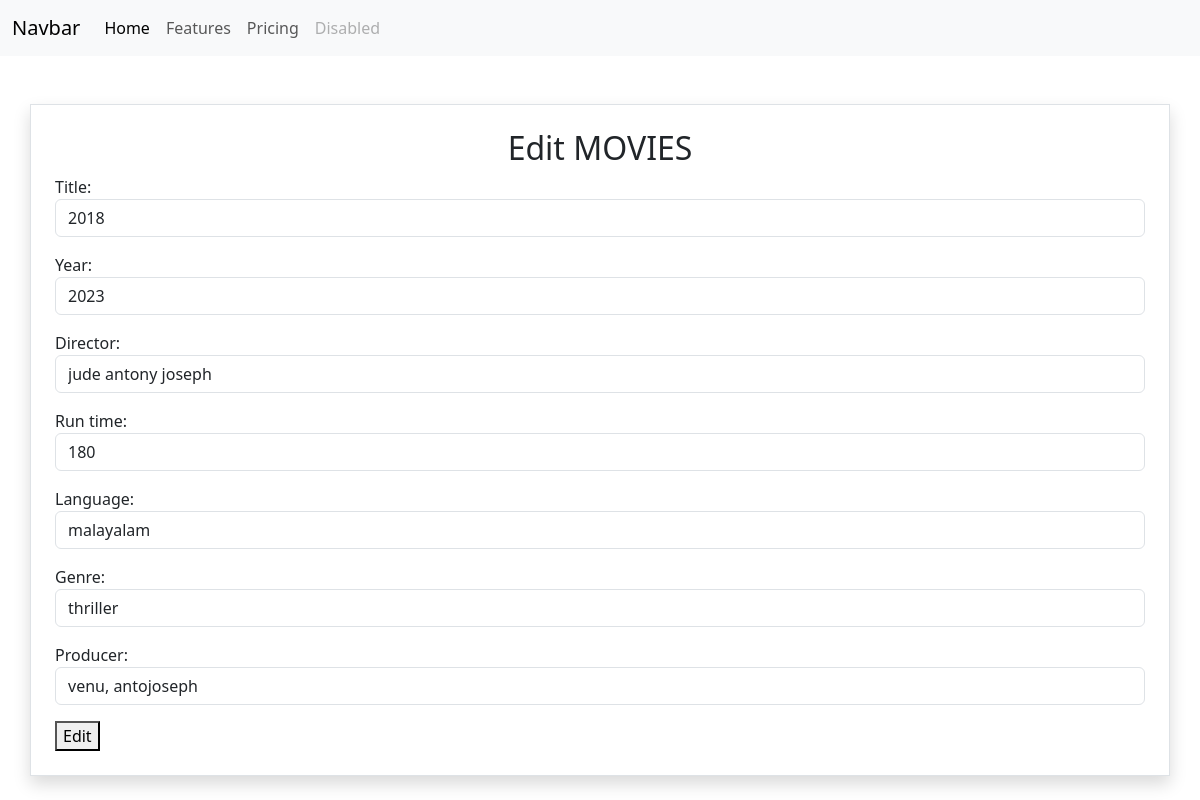
Page /movies/3/change/ on the committed database.
### myapp/models.py (models this page shows, shortened)
class Movie(models.Model):
    title=models.CharField(max_length=200)
    year=models.CharField(max_length=200)
    director=models.CharField(max_length=200)
    run_time=models.PositiveIntegerField()
    language=models.CharField(max_length=200)
    genre=models.CharField(max_length=200)
    producer=models.CharField(max_length=200,null=True)

### myapp/views.py (the view, shortened to what this page needs)
# urls.py: path('movies/<int:pk>/change/',views.MovieUpdateView.as_view(),name="movie-update"),
class MovieUpdateView(View):
    def get(self,request,*args,**kwargs):
        id=kwargs.get("pk")
        movie_object=Movie.objects.get(id=id)
        form_instance=MovieModelForm(instance=movie_object)
        return render(request,"movie_edit.html",{"form":form_instance})

### myapp/forms.py
class MovieModelForm(forms.ModelForm):
    class Meta:
        model=Movie
        exclude=("id",)
        widgets={
            "title":forms.TextInput(attrs={"class":"form-control"}),
            "year":forms.TextInput(attrs={"class":"form-control"}),
            "director":forms.TextInput(attrs={"class":"form-control"}),
            "run_time":forms.NumberInput(attrs={"class":"form-control"}),
            "language":forms.TextInput(attrs={"class":"form-control"}),
            "genre":forms.TextInput(attrs={"class":"form-control"}),
            "producer":forms.TextInput(attrs={"class":"form-control"}),
        }

### myapp/templates/movie_edit.html (shortened to what this page needs)
{%extends 'base.html'%}
{%block main_block%}
<div class="container mt-5 border p-4 shadow ">
    <h2 class="text-center">Edit MOVIES</h2>
    <form action="" method="post">
        {{form.as_p}}
    <button type="submit">Edit</button>
    </form>
</div>
{%endblock%}

### rows in the picture
Movie: title "2018", year "2023", director "jude antony joseph", run_time "180", language "malayalam", genre "thriller", producer "venu, antojoseph"
